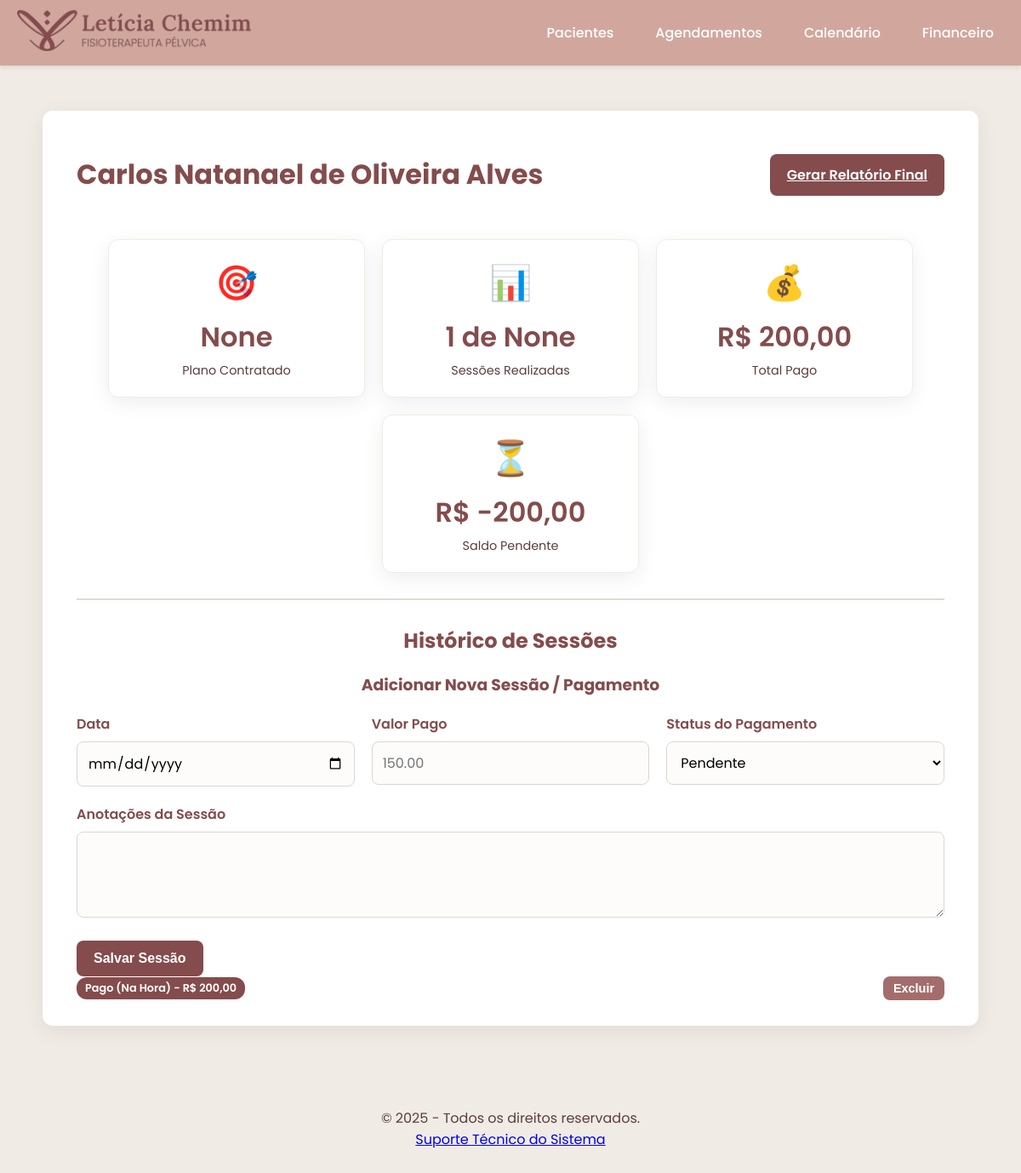
Page /paciente/1 on the committed database.
### tables this page shows
CREATE TABLE pacientes (
        id INTEGER PRIMARY KEY AUTOINCREMENT,
        nome TEXT NOT NULL,
        data_nascimento TEXT NOT NULL,
        email TEXT NOT NULL,
        telefone TEXT NOT NULL,
        endereco TEXT,
        plano_id INTEGER,
        data_cadastro TIMESTAMP DEFAULT CURRENT_TIMESTAMP,
        FOREIGN KEY (plano_id) REFERENCES planos (id)
    );

CREATE TABLE sessoes (
        id INTEGER PRIMARY KEY AUTOINCREMENT,
        paciente_id INTEGER NOT NULL,
        data_sessao TEXT NOT NULL,
        anotacoes TEXT NOT NULL,
        valor REAL,
        status_pagamento TEXT DEFAULT 'Pendente',
        data_criacao TIMESTAMP DEFAULT CURRENT_TIMESTAMP,
        FOREIGN KEY (paciente_id) REFERENCES pacientes (id) ON DELETE CASCADE
    );

### app.py (the view)
@app.route('/paciente/<int:id>')
def ver_paciente(id):
    db = get_db()
    paciente_query = "SELECT p.*, pl.nome as plano_nome, pl.numero_sessoes, pl.valor_total FROM pacientes p LEFT JOIN planos pl ON p.plano_id = pl.id WHERE p.id = ?"
    paciente = db.execute(paciente_query, (id,)).fetchone()
    if not paciente:
        return "Paciente não encontrado", 404
    sessoes = db.execute('SELECT * FROM sessoes WHERE paciente_id = ? ORDER BY data_sessao DESC', (id,)).fetchall()
    total_pago = db.execute("SELECT SUM(valor) FROM sessoes WHERE paciente_id = ? AND status_pagamento LIKE 'Pago%'", (id,)).fetchone()[0] or 0.0
    valor_plano = paciente['valor_total'] or 0.0
    pendente = valor_plano - total_pago
    return render_template('paciente_detail.html', paciente=paciente, sessoes=sessoes, total_pago=total_pago, pendente=pendente)

### app.py (called while the page is built)
@app.context_processor
def inject_year():
    return {'current_year': datetime.now().year}

def get_db():
    db = getattr(g, '_database', None)
    if db is None:
        db = g._database = sqlite3.connect(DATABASE)
        db.row_factory = sqlite3.Row
    return db

@app.teardown_appcontext
def close_connection(exception):
    db = getattr(g, '_database', None)
    if db is not None:
        db.close()

@app.template_filter('brl')
def format_currency(value):
    if value is None:
        value = 0.0
    return f"R$ {value:,.2f}".replace(",", "X").replace(".", ",").replace("X", ".")

### templates/paciente_detail.html (shortened to what this page needs)
{% extends "base.html" %}
{% block content %}
<div class="container-large">
    <div style="display: flex; justify-content: space-between; align-items: center;">
        <h1>{{ paciente['nome'] }}</h1>
        <a href="{{ url_for('relatorio_paciente', id=paciente.id) }}" class="btn-action-dash" target="_blank">Gerar Relatório Final</a>
    </div>
    <div class="dashboard-menu">
        <div class="menu-card-static">
            <div class="card-icon">🎯</div>
            <div class="card-title">{{ paciente['plano_nome'] }}</div>
            <div class="card-description">Plano Contratado</div>
        </div>
        <div class="menu-card-static">
            <div class="card-icon">📊</div>
            <div class="card-title">{{ sessoes|length }} de {{ paciente['numero_sessoes'] }}</div>
            <div class="card-description">Sessões Realizadas</div>
        </div>
        <div class="menu-card-static">
            <div class="card-icon">💰</div>
            <div class="card-title">{{ total_pago|brl }}</div>
            <div class="card-description">Total Pago</div>
        </div>
        <div class="menu-card-static {% if pendente > 0 %}status-pendente{% endif %}">
            <div class="card-icon">⏳</div>
            <div class="card-title">{{ pendente|brl }}</div>
            <div class="card-description">Saldo Pendente</div>
        </div>
    </div>
    <hr>
    <div class="session-history">
        <h2>Histórico de Sessões</h2>
        <div class="card-form">
            <h3>Adicionar Nova Sessão / Pagamento</h3>
            <form action="{{ url_for('adicionar_sessao') }}" method="post">
                <div class="form-grid">
                    <div class="form-group">
                        <label for="data_sessao">Data</label>
                        <input type="date" id="data_sessao" name="data_sessao" required>
                    </div>
                    <div class="form-group">
                        <label for="valor">Valor Pago</label>
                        <input type="number" step="0.01" id="valor" name="valor" placeholder="150.00">
                    </div>
                    <div class="form-group">
                        <label for="status_pagamento">Status do Pagamento</label>
                        <select id="status_pagamento" name="status_pagamento">
                            <option value="Pendente">Pendente</option>
                        </select>
                    </div>
                </div>
                <div class="form-group">
                    <label for="anotacoes">Anotações da Sessão</label>
                    <textarea id="anotacoes" name="anotacoes" rows="3" required></textarea>
                </div>
                <button type="submit">Salvar Sessão</button>
            </form>
        </div>
        <div class="session-list">
            {% for sessao in sessoes %}
            <div class="session-card">
                <div class="session-footer" style="display: flex; justify-content: space-between; align-items: center;">
                    <span class="payment-status status-{{ sessao.status_pagamento|lower|replace(' ', '-')|replace('(', '')|replace(')', '') }}">
                        {{ sessao.status_pagamento }} - {{ sessao.valor|brl if sessao.valor else 'R$ 0,00' }}
                    </span>
                    <form action="{{ url_for('deletar_sessao', id=sessao.id) }}" method="post" onsubmit="return confirm('Excluir esta sessão? A ação não pode ser desfeita.');">
                        <button type="submit" class="btn-action btn-delete">Excluir</button>
                    </form>
                </div>
            </div>
            {% endfor %}
        </div>
    </div>
</div>
{% endblock %}

### static/css/style.css (style rules this page uses)
body { font-family: 'Poppins', sans-serif; background-color: #F0ECE5; color: #5c3d3d; margin: 0; padding: 10px; display: flex; flex-direction: column; min-height: 100vh; }
h1, h2, h3 { color: #844C4C; text-align: center; }
hr { border: 1px solid #e0d9d4; margin: 30px 0; }
.container, .container-large { background-color: #ffffff; padding: 30px 40px; border-radius: 12px; box-shadow: 0 6px 25px rgba(0, 0, 0, 0.07); width: 100%; box-sizing: border-box; }
.container-large { max-width: 1100px; }
button, .btn-action-dash { background-color: #844C4C; border: none; border-radius: 8px; color: white; font-size: 1rem; font-weight: 600; cursor: pointer; padding: 12px 20px; transition: background-color 0.3s, transform 0.2s; }
.btn-action { padding: 6px 12px; font-size: 0.9rem; }
.btn-delete { background-color: #a36d6d; }
.form-group { margin-bottom: 20px; }
label { display: block; margin-bottom: 8px; font-weight: 600; color: #844C4C; }
input[type="text"], input[type="email"], input[type="tel"], input[type="date"], input[type="datetime-local"], input[type="number"], select, textarea { width: 100%; padding: 12px; border: 1px solid #dcd6d1; border-radius: 8px; box-sizing: border-box; font-family: 'Poppins', sans-serif; font-size: 1rem; background-color: #fdfcfb; transition: border-color 0.3s, box-shadow 0.3s; }
.form-grid { display: grid; grid-template-columns: repeat(auto-fit, minmax(200px, 1fr)); gap: 20px; }
.dashboard-menu { display: flex; justify-content: center; gap: 20px; margin-top: 30px; flex-wrap: wrap; }
.menu-card-static, .menu-card-dynamic { background-color: #fff; border-radius: 12px; padding: 20px; width: 260px; text-align: center; box-shadow: 0 6px 25px rgba(0, 0, 0, 0.07); border: 1px solid #F0ECE5; }
.card-icon { font-size: 2.5rem; margin-bottom: 10px; color: #D1A79D; }
.card-title { font-size: 2rem; font-weight: 600; color: #844C4C; }
.card-description { font-size: 0.9rem; margin-top: 5px; }
.payment-status { padding: 4px 10px; border-radius: 12px; font-size: 0.8rem; font-weight: 600; color: white; }
.payment-status.status-pago-na-hora, .payment-status.status-pago-adiantado { background-color: #844C4C; }

### rows in the picture
pacientes: nome "Carlos Natanael de Oliveira Alves"
sessoes: status_pagamento "Pago (Na Hora)", valor|brl "R$ 200,00"

### other values in the picture
{{ paciente['plano_nome'] }} "None"
{{ sessoes|length }} "1"
{{ paciente['numero_sessoes'] }} "None"
{{ total_pago|brl }} "R$ 200,00"
{{ pendente|brl }} "R$ -200,00"
